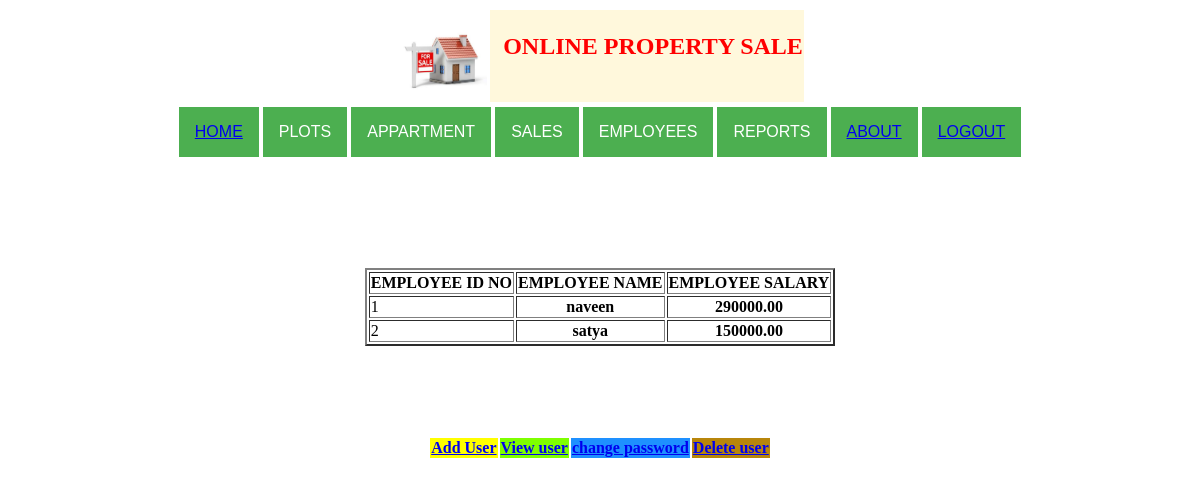
The app's page /viewemployee/ with its own data.
### app1/models.py (models this page shows)
class Employee(models.Model):
    employee_id_no = models.IntegerField(primary_key=True)
    name = models.CharField(max_length=30)
    salary = models.DecimalField(max_digits=10,decimal_places=2)

### app1/views.py (the view)
# urls.py: path('viewemployee/',views.ViewEmployee.as_view()),
class ViewEmployee(ListView):
    model = Employee
    template_name = "viewemployee.html"

### templates/viewemployee.html (shortened to what this page needs)
{% load staticfiles %}
<html>
<head>
</head>
<body>
<table align="center" border="0">
    <tr><th><img src="{% static 'images/house.jpg' %}" width="90" height="90">  </th>
    <th bgcolor="#fff8dc" style="color: red"><h2>&nbsp; ONLINE PROPERTY SALE </h2></th></tr>
</table>
<table align="center" border="0">
    <tr><th>   <div class="dropdown">
  <button class="dropbtn">
      <a href="/welcomepage/">HOME</a> </button>
</div></th>
        <th>
        <div class="dropdown">
  <button class="dropbtn">PLOTS</button>
</div>
        </th>
        <th>   <div class="dropdown">
  <button class="dropbtn">APPARTMENT</button>
</div></th>
        <th>   <div class="dropdown">
  <button class="dropbtn">SALES</button>
</div></th>
        <th>   <div class="dropdown">
  <button class="dropbtn">EMPLOYEES</button>
</div></th>
        <th>   <div class="dropdown">
  <button class="dropbtn">REPORTS</button>
</div></th>
        <th><div class="dropdown">
  <button class="dropbtn"><a href="/about/"> ABOUT</a></button>
</div></th>
        <th><div class="dropdown">
  <button class="dropbtn"><a href="/logout/">LOGOUT</a> </button>
</div></th>
    </tr>
</table>
<br/><br/><br/><BR/>
<br/><BR/>
<table align="center" border="2">
    <tr><th>EMPLOYEE ID NO</th>
    <th>EMPLOYEE NAME</th>
    <th>EMPLOYEE SALARY</th></tr>
    {% for employee in employee_list %}
        <tr><td>{{employee.employee_id_no}}</td>
    <th>{{employee.name}}</th>
    <th>{{employee.salary}}</th></tr>
    {% endfor %}
</table>
<br/><br/><br/><br/>
<table align="center" border="0">
    <tr >&nbsp;
    <td bgcolor="yellow"><b><a href="/adduser/"> Add User</a></b></td>
        <td bgcolor="#7fff00"><b><a href="/viewuser/">View user</a></b></td><td bgcolor="#1e90ff"><b><a href="/viewuser/">change password</a></b></td><td bgcolor="#b8860b"><b><a href="/deleteuser/">Delete user</a></b></td></tr>
    </table>

### templates/viewemployee.html (style rules this page uses)
.dropbtn { background-color: #4CAF50; color: white; padding: 16px; font-size: 16px; border: none; }
.dropdown { position: relative; display: inline-block; }

### records on screen
Employee: employee_id_no "1", name "naveen", salary "290000.00"
Employee: employee_id_no "2", name "satya", salary "150000.00"
